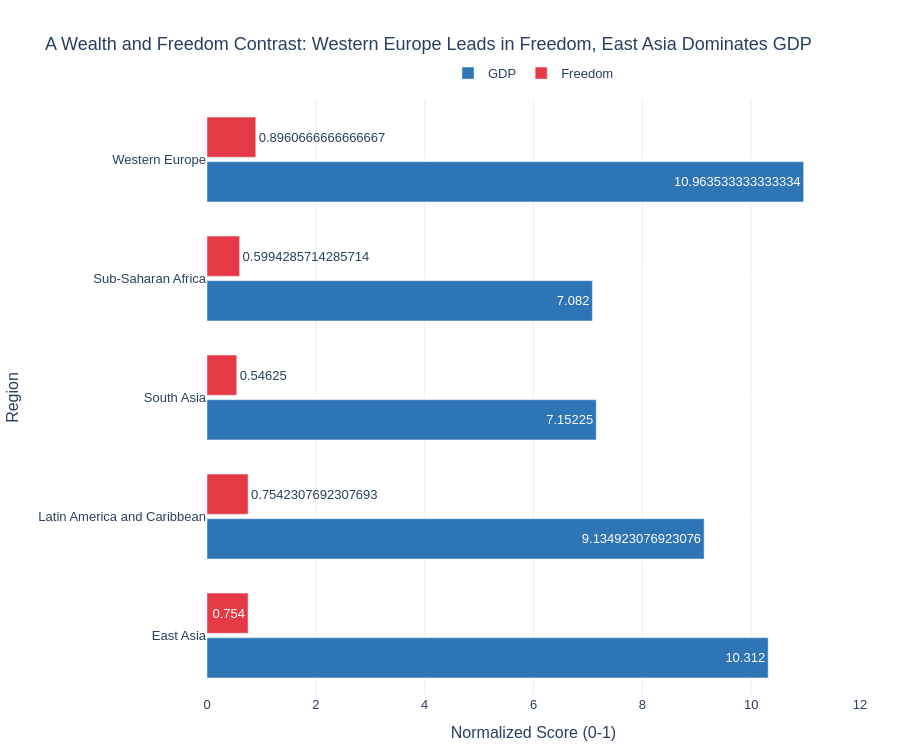

Notebook code cell kept with this figure:
### Markdown cell above
---
## Done? Stretch Goal

If you finish both tasks with time to spare, try this:

**Task 3 (stretch):** Build a **grouped bar chart** comparing 2 sub-factors (e.g. `GDP_per_capita` and `Freedom`) across the 5 most populated regions. Use colour meaningfully and write an insight title.

Regions to include: `'Western Europe'`, `'Latin America'`, `'East Asia'`, `'Sub-Saharan Africa'`, `'South Asia'`

### Code cell
# Stretch goal — grouped bar chart
# YOUR CODE HERE

df = pd.read_csv('../data/world_happiness_2023.csv')

df = df.rename(columns={
    'Regional indicator': 'Region',
    'Logged GDP per capita': 'GDP',
    'Freedom to make life choices': 'Freedom'
})

df_target = df[df['Region'].isin(['Western Europe', 
    'Latin America and Caribbean', 
    'East Asia', 
    'Sub-Saharan Africa', 
    'South Asia'])]

region_group = df_target.groupby('Region')[['GDP', 'Freedom']].mean().reset_index()

fig = px.bar(
    region_group.melt(id_vars='Region',
    value_vars=['GDP', 'Freedom'],
    var_name='Sub-factor',
    value_name='Normalized_Value'),
    y='Region', x='Normalized_Value', color='Sub-factor',
    orientation='h', 
    barmode='group',
    title='A Wealth and Freedom Contrast: Western Europe Leads in Freedom, East Asia Dominates GDP',
    labels={'Normalized_Value': 'Normalized Score (0-1)', 'Sub-factor': ''},
    color_discrete_sequence=['#2E75B6', '#E63946'],
    height=750,
    text='Normalized_Value'
)

fig.update_layout(
    plot_bgcolor='white', paper_bgcolor='white',
    font=dict(family='Arial', size=13),
    xaxis=dict(gridcolor='#EEEEEE', range=[0, 12]),
    yaxis=dict(gridcolor='white'),
    legend=dict(orientation='h', yanchor='bottom', y=1.02, xanchor='center', x=0.5),
    margin=dict(l=20, r=40, t=100, b=50),
    bargap=0.25,
    bargroupgap=0.1
)

fig.show()

### Figure 1 — Plotly figure (JSON) as saved in the notebook; plotly's stock layout.template omitted (floating-point values rounded to 4 significant figures)
{"data": [{"alignmentgroup": "True", "hovertemplate": "=GDP<br>Normalized Score (0-1)=%{text}<br>Region=%{y}<extra></extra>", "legendgroup": "GDP", "marker": {"color": "#2E75B6", "pattern": {"shape": ""}}, "name": "GDP", "offsetgroup": "GDP", "orientation": "h", "showlegend": true, "text": [10.31, 9.135, 7.152, 7.082, 10.96], "textposition": "auto", "type": "bar", "x": [10.31, 9.135, 7.152, 7.082, 10.96], "xaxis": "x", "y": ["East Asia", "Latin America and Caribbean", "South Asia", "Sub-Saharan Africa", "Western Europe"], "yaxis": "y"}, {"alignmentgroup": "True", "hovertemplate": "=Freedom<br>Normalized Score (0-1)=%{text}<br>Region=%{y}<extra></extra>", "legendgroup": "Freedom", "marker": {"color": "#E63946", "pattern": {"shape": ""}}, "name": "Freedom", "offsetgroup": "Freedom", "orientation": "h", "showlegend": true, "text": [0.754, 0.7542, 0.5463, 0.5994, 0.8961], "textposition": "auto", "type": "bar", "x": [0.754, 0.7542, 0.5463, 0.5994, 0.8961], "xaxis": "x", "y": ["East Asia", "Latin America and Caribbean", "South Asia", "Sub-Saharan Africa", "Western Europe"], "yaxis": "y"}], "layout": {"bargap": 0.25, "bargroupgap": 0.1, "barmode": "group", "font": {"family": "Arial", "size": 13}, "height": 750, "legend": {"orientation": "h", "title": {"text": ""}, "tracegroupgap": 0, "x": 0.5, "xanchor": "center", "y": 1.02, "yanchor": "bottom"}, "margin": {"b": 50, "l": 20, "r": 40, "t": 100}, "paper_bgcolor": "white", "plot_bgcolor": "white", "title": {"text": "A Wealth and Freedom Contrast: Western Europe Leads in Freedom, East Asia Dominates GDP"}, "xaxis": {"anchor": "y", "domain": [0, 1], "gridcolor": "#EEEEEE", "range": [0, 12], "title": {"text": "Normalized Score (0-1)"}}, "yaxis": {"anchor": "x", "domain": [0, 1], "gridcolor": "white", "title": {"text": "Region"}}}}
